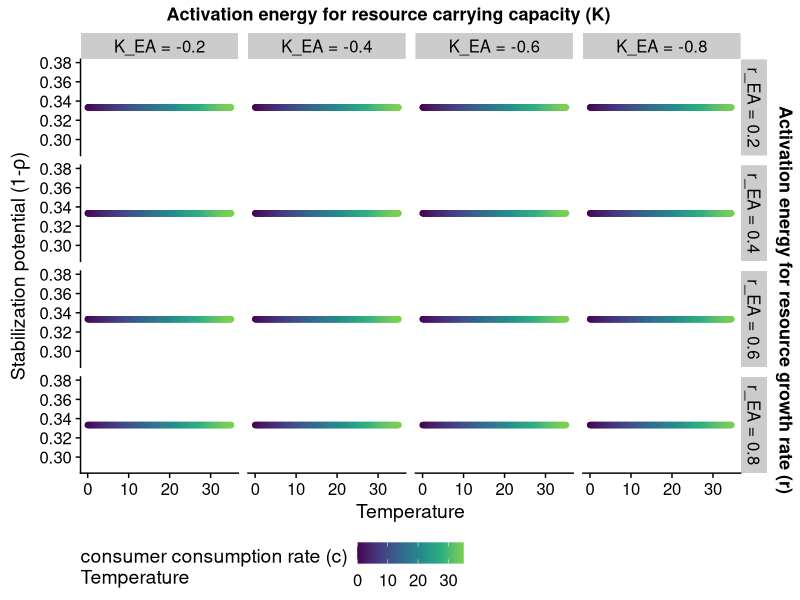
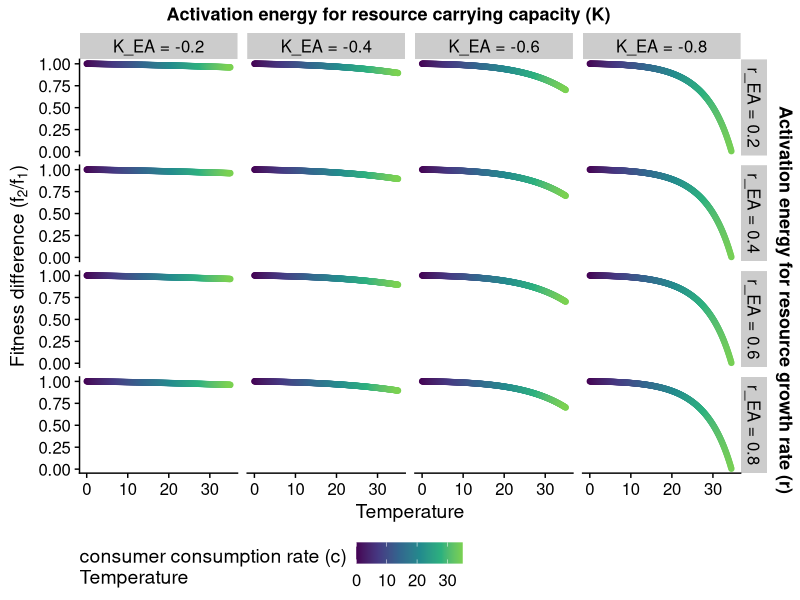
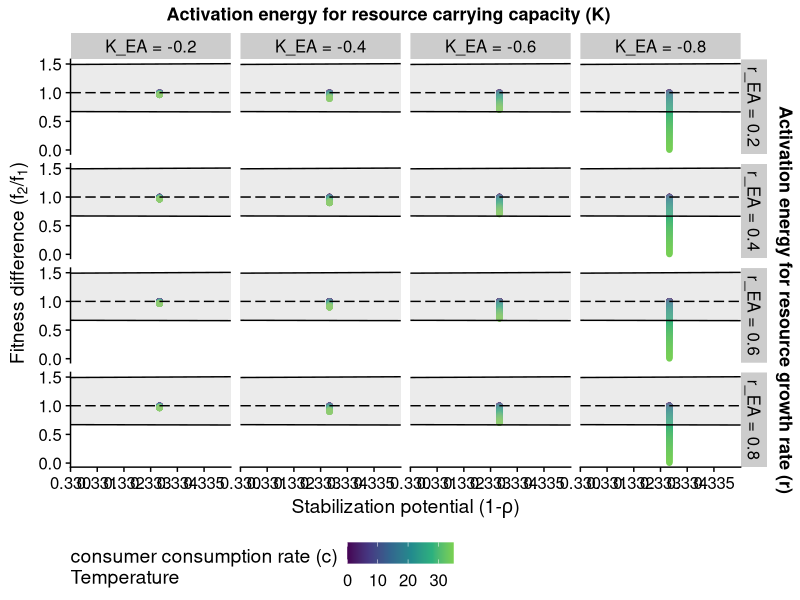
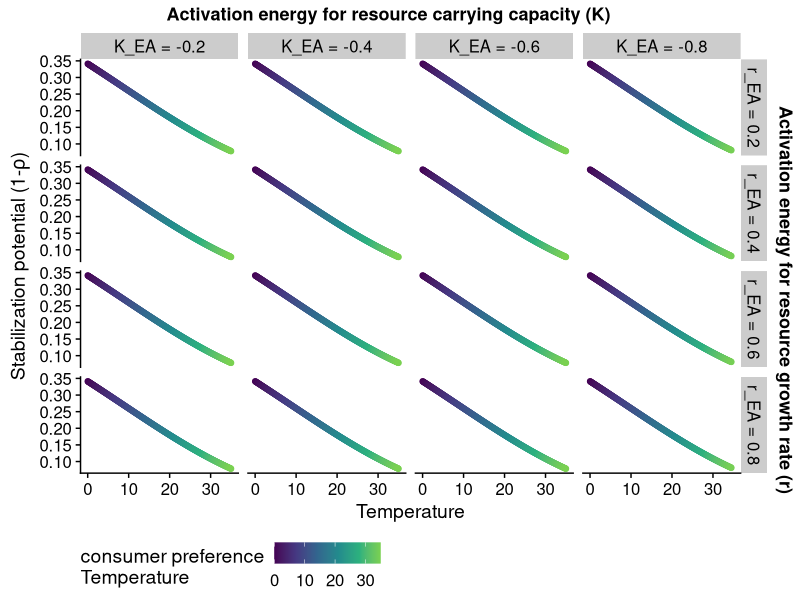
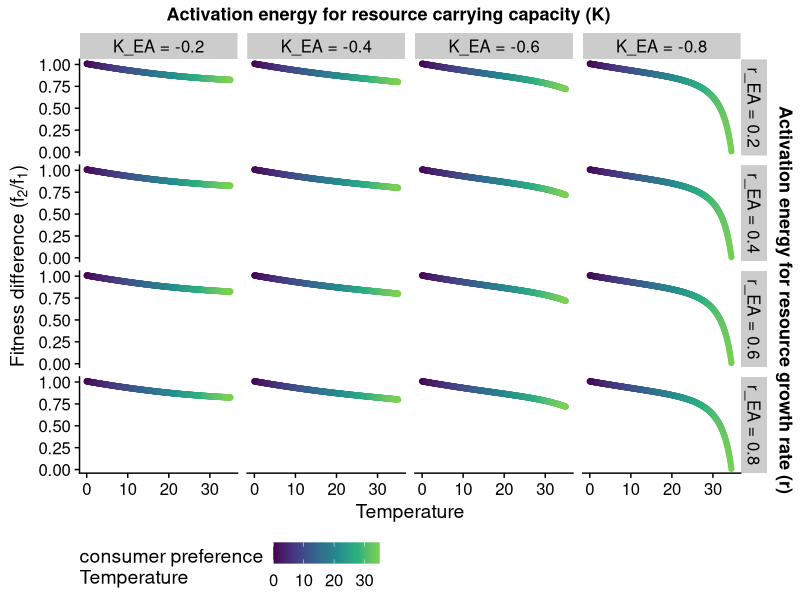
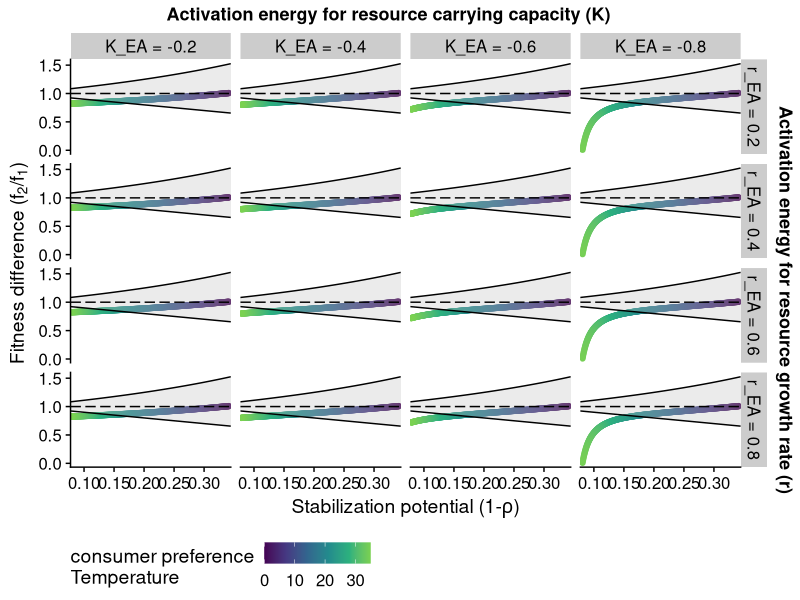
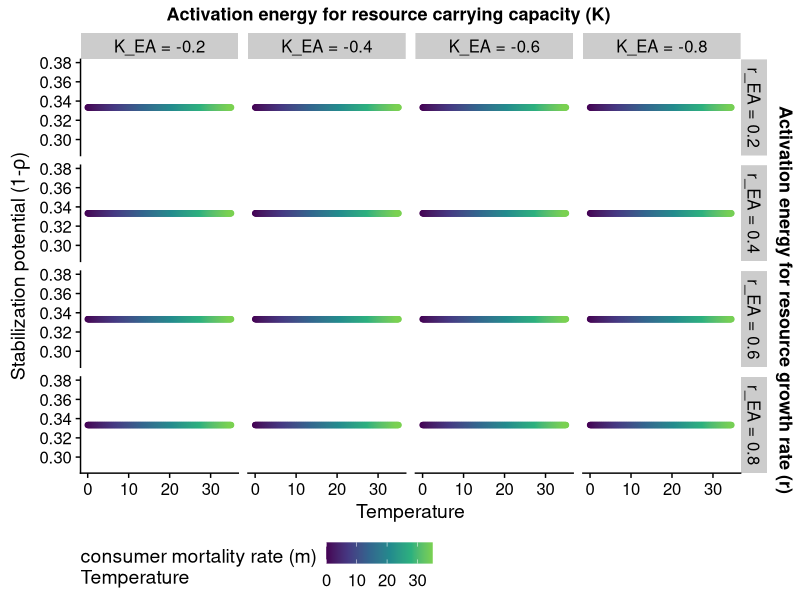
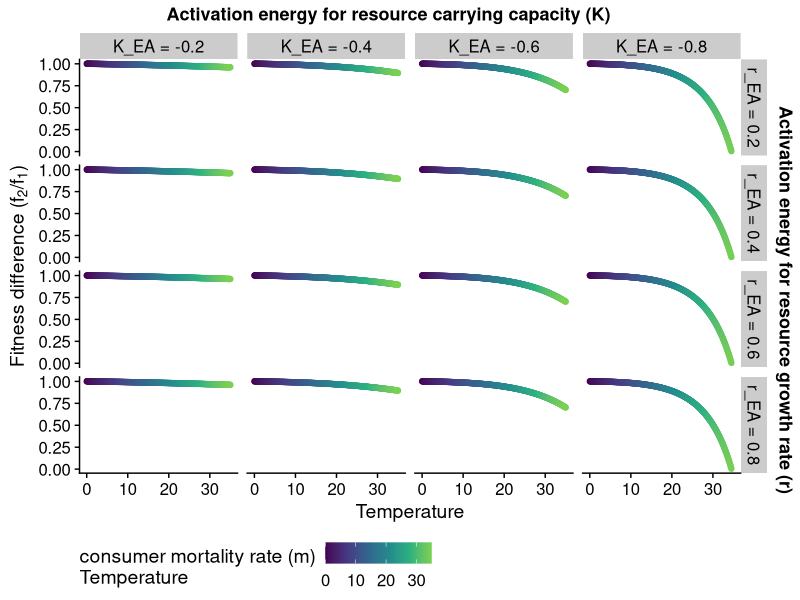

Source code (R) for these figures, in order:
### PJK Apr 30 2020
library(tidyverse)
library(cowplot)
library(grid)
library(gridExtra)
library(patchwork)
theme_set(theme_cowplot())



########################################################################################################################
### Arrhenius function to model the temperature dependence
arrhenius_function <- function(Temp, E, b1, ref_temp = 1) {
  k <- 8.62e-05 #Boltzmann's constant
  E <- E # 0.6 # activation energy (eV)
  T <- Temp+273.15 #range of temp in K
  Tc <- ref_temp+273.15 #reference temperature
  
  metabolism<-(b1*exp(1)^(E*(1/(k*Tc)-1/(k*T))))
  return(metabolism)
}



########################################################################################################################
### Function to calculate MCT components under different temperatures
temp_dependences_MacArthur <- function(T = 25, ref_temp2 = 1,
                                       r_Ea1 = 0.5, r_Ea2 = 0.5, 
                                       c_Ea11 = 0.8, c_Ea12 = 0.8, 
                                       c_Ea21 = 0.8, c_Ea22 = 0.8, 
                                       K_Ea1 = -0.3, K_Ea2 = -0.3, 
                                       v_Ea1 = 0.0, v_Ea2 = 0.0, 
                                       m_Ea1 = 0.6, m_Ea2 = 0.6){
  
  # resource growth rates
  r1 = arrhenius_function(Temp = T, E = r_Ea1, b1 = 0.05) 
  r2 = arrhenius_function(Temp = T, E = r_Ea2, b1 = 0.05) 
  
  # resource carrying capacity
  K1 = arrhenius_function(Temp = T, E = K_Ea1, b1 = 2) 
  K2 = arrhenius_function(Temp = T, E = K_Ea2, b1 = 2) 
  
  # cij = per capita consumption of comsumer i on resource j
  c11 = arrhenius_function(Temp = T, E = c_Ea11, b1 = 0.2)
  c12 = arrhenius_function(Temp = T, E = c_Ea12, b1 = 0.4)
  c21 = arrhenius_function(Temp = T, E = c_Ea21, b1 = 0.4)
  c22 = arrhenius_function(Temp = T, E = c_Ea22, b1 = 0.2) 
  
  # vij = conversion factor that converts resource j into biomass of consumer i
  v11 = arrhenius_function(Temp = T, E = v_Ea1, b1 = 0.2) 
  v12 = arrhenius_function(Temp = T, E = v_Ea1, b1 = 0.4) 
  v21 = arrhenius_function(Temp = T, E = v_Ea2, b1 = 0.4) 
  v22 = arrhenius_function(Temp = T, E = v_Ea2, b1 = 0.2)
  
  # mortality rates
  m1 = arrhenius_function(Temp = T, E = m_Ea1, b1 = 0.01)
  m2 = arrhenius_function(Temp = T, E = m_Ea2, b1 = 0.01)
  
  # Absolute competition coefficients
  beta11 = v11 * c11 * (K1/r1) * c11 + v12 * c12 * (K2/r2) * c12
  beta21 = v21 * c21 * (K1/r1) * c11 + v22 * c22 * (K2/r2) * c12
  beta22 = v21 * c21 * (K1/r1) * c21 + v22 * c22 * (K2/r2) * c22
  beta12 = v11 * c11 * (K1/r1) * c21 + v12 * c12 * (K2/r2) * c22
  g1 = v11 * c11 * K1 + v12 * c12 * K2 - m1
  g2 = v21 * c21 * K1 + v22 * c22 * K2 - m2
  
  # Relative competition coefficients 
  a11 = beta11 / g1
  a21 = beta21 / g2
  a22 = beta22 / g2
  a12 = beta12 / g1
  
  # MCT components
  rho <- sqrt((a12*a21)/(a11*a22)) #niche overlap
  stabil_potential <- 1 - rho #stabilizing potential
  fit_ratio <- sqrt((a11*a12)/(a22*a21))  #fitness ratio
  coexist <- rho < fit_ratio &  fit_ratio < 1/rho
  
  # report results
  data.frame(T = T, 
             a11 = a11, a12 = a12, a22 = a22, a21 = a21, g1 = g1, g2 = g2,
             stabil_potential = stabil_potential, fit_ratio = fit_ratio, rho = rho, coexist = coexist, 
             m1 = m1, m2 = m2, r1 = r1, r2 = r2, K1 = K1, K2 = K2,
             c11 = c11,  c12 = c12,  c21 = c21, c22 = c22)
}



########################################################################################################################
### Function to plot: parameter values, consumption vector slopes, ND & FD
plot_MacArthur <- function(Data.parameter, Data.temperature){
  
  # panel a: parameter value ~ temperature | species
  panel.a = 
    ggplot(Data.parameter, 
           aes(x = T, y = value, col = parameter)) +
    geom_point() +
    xlab("Temperature") +
    ylab(label = "Parameter value") + 
    ggtitle("(a)") +
    theme(legend.position = "bottom")
  
  # panel b: consumption vector slope ~ temperature | species
  Temp = data.frame(T = Data.temperature$T, 
                    slope1 = Data.temperature$c12 / Data.temperature$c11, 
                    slope2 = Data.temperature$c22 / Data.temperature$c21)
  Temp = Temp %>% gather(value=value, key=parameter, -T)
  panel.b = 
    ggplot(Temp, 
           aes(x = T, y = value, col = parameter)) +
    geom_point() +
    geom_hline(yintercept = 1, linetype=5) +
    xlab("Temperature") +
    ylab("Parameter value") + 
    ggtitle("(b)") +
    theme(legend.position = "bottom")
  
  # panel c: ND ~ temperature
  panel.c = 
    Data.temperature %>%
    filter((g1 > 0) & (g2 > 0)) %>%
    ggplot(aes(x = T, y = stabil_potential, col = T)) +
    geom_point() +
    scale_color_viridis_c("Temperature", end = 0.8) +
    xlab("Temperature") +
    ylab(expression(paste("Stabilization potential (1-", rho, ")"))) + 
    ggtitle("(c)") +
    theme(legend.position = "bottom")
  
  # panel d: FD ~ temperature
  panel.d = 
    Data.temperature %>%
    filter((g1 > 0) & (g2 > 0)) %>%
    ggplot(aes(x = T, y = fit_ratio, col = T)) +
    geom_point() +
    scale_color_viridis_c("Temperature", end = 0.8) +
    xlab("Temperature") +
    ylab(expression(paste("Fitness difference (", f[2], "/", f[1], ")"))) + 
    ggtitle("(d)") +
    theme(legend.position = "bottom")
  
  # panel e: FD ~ ND
  panel.e = 
    Data.temperature %>%
    filter((g1 > 0) & (g2 > 0)) %>%
    ggplot(aes(x = stabil_potential, y = fit_ratio, col = T)) +
    geom_point() +
    geom_ribbon(data = data.frame(x = seq(min(Data.temperature$stabil_potential)*0.99, max(Data.temperature$stabil_potential)*1.01, 0.001)),
                aes(x = x,
                    y = NULL, 
                    ymin = 1-x,
                    ymax = 1/(1-x)),
                fill = "grey", color = "black", alpha = 0.3) +
    geom_hline(yintercept = 1, linetype=5) +
    scale_x_continuous(expand=c(0, 0)) + 
    scale_color_viridis_c("Temperature", end = 0.8) +
    xlab(expression(paste("Stabilization potential (1-", rho, ")"))) +
    ylab(expression(paste("Fitness difference (", f[2], "/", f[1], ")"))) + 
    ggtitle("(e)") +
    theme(legend.position = "bottom")
  
  # Combine panels
  return(panel.a + panel.b + panel.c + panel.d + panel.e + plot_layout(nrow=1))
  
}



### Function to plot: alpha, competitive impact, sensitivity to competition
plot_MacArthur_alpha <- function(Data.temperature){
  
  # panel a: alpha ~ temperature | species
  Data.alpha = Data.temperature[, c("T", "a11", "a12", "a22", "a21")] %>% gather(value=value, key=parameter, -T)
  panel.a = 
    ggplot(Data.alpha, 
           aes(x = T, y = value, col = parameter)) +
    geom_point() +
    scale_color_manual(values=c("a11"="#08519c", "a21"="#6baed6", "a22"="#a50f15", "a12"="#fb6a4a")) + 
    xlab("Temperature") +
    ylab(expression(alpha[ij])) + 
    ggtitle("(a)") +
    theme(legend.position = "bottom")
  
  # panel b: relative impact ~ temperature | species
  Temp = data.frame(T = Data.temperature$T, 
                    rel.impact1 = Data.temperature$a21 / Data.temperature$a11, 
                    rel.impact2 = Data.temperature$a12 / Data.temperature$a22)
  Temp = Temp %>% gather(value=value, key=parameter, -T)
  panel.b = 
    ggplot(Temp, 
           aes(x = T, y = value, col = parameter)) +
    geom_point() +
    scale_color_manual(values=c("rel.impact1"="#08519c", "rel.impact2"="#a50f15")) + 
    xlab("Temperature") +
    ylab(expression(paste("Relative impact (", alpha[ji], "/", alpha[ii], ")"))) + 
    ggtitle("(b)") +
    theme(legend.position = "bottom")
  
  # panel c: sensitivity to competition ~ temperature | species
  Temp2 = data.frame(T = Data.temperature$T, 
                     sen1 = Data.temperature$a12 * Data.temperature$a11, 
                     sen2 = Data.temperature$a21 * Data.temperature$a22)
  Temp2 = Temp2 %>% gather(value=value, key=parameter, -T)
  panel.c = 
    ggplot(Temp2, 
           aes(x = T, y = value, col = parameter)) +
    geom_point() +
    scale_color_manual(values=c("sen1"="#08519c", "sen2"="#a50f15")) + 
    xlab("Temperature") +
    ylab(expression(paste("Sensitivity (", alpha[ii], "*", alpha[ij], ")"))) + 
    ggtitle("(c)") +
    theme(legend.position = "bottom")
  
  # Combine panels
  return(panel.a + panel.b + panel.c + plot_layout(nrow=1))
  
}



########################################################################################################################
### ONE-PARAMETER SIMULATION !
### r varies with temperature & species have different activation energy for r (benefitting Sp1: r_Ea2 > r_Ea1)
# ### Other parameters vary with temperature (same AE between species for other parameters) 
# Data.temperature.r = temp_dependences_MacArthur(T = seq(0, 35, by = 0.1), 
#                                                 r_Ea1 = 0.3, r_Ea2 = 0.5, 
#                                                 K_Ea1 = -0.3, K_Ea2 = -0.3, 
#                                                 c_Ea11 = 0.8, c_Ea12 = 0.8, 
#                                                 c_Ea21 = 0.8, c_Ea22 = 0.8, 
#                                                 v_Ea1 = 0.0, v_Ea2 = 0.0, 
#                                                 m_Ea1 = 0.6, m_Ea2 = 0.6)

### Other parameters do not vary with temperature (AE=0) to disentangle underlying mechanism 
### Patterns are similar with previous simulations
Data.temperature.r = temp_dependences_MacArthur(T = seq(0, 35, by = 0.1), 
                                                r_Ea1 = 0.3, r_Ea2 = 0.5, 
                                                K_Ea1 = -0.0, K_Ea2 = -0.0, 
                                                c_Ea11 = 0.0, c_Ea12 = 0.0, 
                                                c_Ea21 = 0.0, c_Ea22 = 0.0, 
                                                v_Ea1 = 0.0, v_Ea2 = 0.0, 
                                                m_Ea1 = 0.0, m_Ea2 = 0.0)
Data.parameter.r = Data.temperature.r[, c("T", "r1", "r2")] %>% gather(value=value, key=parameter, -T)
Plot.r = plot_MacArthur(Data.parameter.r, Data.temperature.r)
Plot.alpha.r = plot_MacArthur_alpha(Data.temperature.r)
ggsave(file="../figures/MacArthur-scenario-r.png", plot=Plot.r, device = "png", width=17.5, height=4)
ggsave(file="../figures/MacArthur-scenario-r-alpha.png", plot=Plot.alpha.r, device = "png", width=10.5, height=4)



### K varies with temperature & species have different activation energy for K (benefitting Sp1: K_Ea2 > K_Ea1)
# ### Other parameters vary with temperature (same AE between species for other parameters) 
# Data.temperature.K = temp_dependences_MacArthur(T = seq(0, 35, by = 0.1), 
#                                                 r_Ea1 = 0.5, r_Ea2 = 0.5, 
#                                                 K_Ea1 = -0.3, K_Ea2 = -0.1, 
#                                                 c_Ea11 = 0.8, c_Ea12 = 0.8, 
#                                                 c_Ea21 = 0.8, c_Ea22 = 0.8, 
#                                                 v_Ea1 = 0.0, v_Ea2 = 0.0, 
#                                                 m_Ea1 = 0.6, m_Ea2 = 0.6)

### Other parameters do not vary with temperature (AE=0) to disentangle underlying mechanism
### Patterns are similar with previous simulations
Data.temperature.K = temp_dependences_MacArthur(T = seq(0, 35, by = 0.1), 
                                                r_Ea1 = 0.0, r_Ea2 = 0.0, 
                                                K_Ea1 = -0.3, K_Ea2 = -0.1, 
                                                c_Ea11 = 0.0, c_Ea12 = 0.0, 
                                                c_Ea21 = 0.0, c_Ea22 = 0.0, 
                                                v_Ea1 = 0.0, v_Ea2 = 0.0, 
                                                m_Ea1 = 0.0, m_Ea2 = 0.0)
Data.parameter.K = Data.temperature.K[, c("T", "K1", "K2")] %>% gather(value=value, key=parameter, -T)
Plot.K = plot_MacArthur(Data.parameter.K, Data.temperature.K)
Plot.alpha.K = plot_MacArthur_alpha(Data.temperature.K)
ggsave(file="../figures/MacArthur-scenario-K.png", plot=Plot.K, device = "png", width=17.5, height=4)
ggsave(file="../figures/MacArthur-scenario-K-alpha.png", plot=Plot.alpha.K, device = "png", width=10.5, height=4)



### m varies with temperature & species have different activation energy for m (benefitting Sp1: m_Ea1 < m_Ea2)
# ### Other parameters vary with temperature (same AE between species for other parameters) 
# Data.temperature.m = temp_dependences_MacArthur(T = seq(0, 35, by = 0.1), 
#                                                 r_Ea1 = 0.5, r_Ea2 = 0.5, 
#                                                 K_Ea1 = -0.3, K_Ea2 = -0.3, 
#                                                 c_Ea11 = 0.8, c_Ea12 = 0.8, 
#                                                 c_Ea21 = 0.8, c_Ea22 = 0.8, 
#                                                 v_Ea1 = 0.0, v_Ea2 = 0.0, 
#                                                 m_Ea1 = 0.4, m_Ea2 = 0.6)

### Other parameters do not vary with temperature (AE=0) to disentangle underlying mechanism
### Patterns are similar with previous simulations
Data.temperature.m = temp_dependences_MacArthur(T = seq(0, 35, by = 0.1), 
                                                r_Ea1 = 0.0, r_Ea2 = 0.0, 
                                                K_Ea1 = -0.0, K_Ea2 = -0.0, 
                                                c_Ea11 = 0.0, c_Ea12 = 0.0, 
                                                c_Ea21 = 0.0, c_Ea22 = 0.0, 
                                                v_Ea1 = 0.0, v_Ea2 = 0.0, 
                                                m_Ea1 = 0.4, m_Ea2 = 0.6)
Data.parameter.m = Data.temperature.m[, c("T", "m1", "m2")] %>% gather(value=value, key=parameter, -T)
Plot.m = plot_MacArthur(Data.parameter.m, Data.temperature.m)
Plot.alpha.m = plot_MacArthur_alpha(Data.temperature.m)
ggsave(file="../figures/MacArthur-scenario-m.png", plot=Plot.m, device = "png", width=17.5, height=4)
ggsave(file="../figures/MacArthur-scenario-m-alpha.png", plot=Plot.alpha.m, device = "png", width=10.5, height=4)



### c varies with temperature & species have different activation energy for c (benefitting Sp1: c_Ea1i > c_Ea2i)
# ### Other parameters vary with temperature (same AE between species for other parameters) 
# Data.temperature.c = temp_dependences_MacArthur(T = seq(0, 35, by = 0.1),
#                                                 r_Ea1 = 0.5, r_Ea2 = 0.5,
#                                                 K_Ea1 = -0.3, K_Ea2 = -0.3,
#                                                 c_Ea11 = 0.8, c_Ea12 = 0.8,
#                                                 c_Ea21 = 0.6, c_Ea22 = 0.6,
#                                                 v_Ea1 = 0.0, v_Ea2 = 0.0,
#                                                 m_Ea1 = 0.6, m_Ea2 = 0.6)
# Data.parameter.c = Data.temperature.c[, c("T", "c11", "c12", "c21", "c22")] %>% gather(value=value, key=parameter, -T)
# Plot.c = plot_MacArthur(Data.parameter.c, Data.temperature.c)
# Plot.alpha.c = plot_MacArthur_alpha(Data.temperature.c)
# ggsave(file="../figures/MacArthur-scenario-c-2.png", plot=Plot.c, device = "png", width=17.5, height=4)
# ggsave(file="../figures/MacArthur-scenario-c-alpha-2.png", plot=Plot.alpha.c, device = "png", width=10.5, height=4)

### Other parameters do not vary with temperature (AE=0) to disentangle underlying mechanism
### Patterns are different with previous simulations, indicating interactive effect among parameters
Data.temperature.c = temp_dependences_MacArthur(T = seq(0, 35, by = 0.1), 
                                                r_Ea1 = 0.0, r_Ea2 = 0.0, 
                                                K_Ea1 = -0.0, K_Ea2 = -0.0, 
                                                c_Ea11 = 0.8, c_Ea12 = 0.8, 
                                                c_Ea21 = 0.6, c_Ea22 = 0.6, 
                                                v_Ea1 = 0.0, v_Ea2 = 0.0, 
                                                m_Ea1 = 0.0, m_Ea2 = 0.0)
Data.parameter.c = Data.temperature.c[, c("T", "c11", "c12", "c21", "c22")] %>% gather(value=value, key=parameter, -T)
Plot.c = plot_MacArthur(Data.parameter.c, Data.temperature.c)
Plot.alpha.c = plot_MacArthur_alpha(Data.temperature.c)
ggsave(file="../figures/MacArthur-scenario-c.png", plot=Plot.c, device = "png", width=17.5, height=4)
ggsave(file="../figures/MacArthur-scenario-c-alpha.png", plot=Plot.alpha.c, device = "png", width=10.5, height=4)



### preference varies with temperature & species have different activation energy for c (c_Ea11 > c_Ea12 & c_Ea22 > c_Ea21)
# ### Other parameters vary with temperature (same AE between species for other parameters) 
# Data.temperature.p = temp_dependences_MacArthur(T = seq(0, 35, by = 0.1),
#                                                 r_Ea1 = 0.5, r_Ea2 = 0.5,
#                                                 K_Ea1 = -0.3, K_Ea2 = -0.3,
#                                                 c_Ea11 = 0.95, c_Ea12 = 0.65,
#                                                 c_Ea21 = 0.6, c_Ea22 = 0.8,
#                                                 v_Ea1 = 0.0, v_Ea2 = 0.0,
#                                                 m_Ea1 = 0.6, m_Ea2 = 0.6)

### Other parameters do not vary with temperature (AE=0) to disentangle underlying mechanism
### Patterns are similar with previous simulations
Data.temperature.p = temp_dependences_MacArthur(T = seq(0, 35, by = 0.1), 
                                                r_Ea1 = 0.0, r_Ea2 = 0.0, 
                                                K_Ea1 = -0.0, K_Ea2 = -0.0, 
                                                c_Ea11 = 0.95, c_Ea12 = 0.65, 
                                                c_Ea21 = 0.6, c_Ea22 = 0.8, 
                                                v_Ea1 = 0.0, v_Ea2 = 0.0, 
                                                m_Ea1 = 0.0, m_Ea2 = 0.0)
Data.parameter.p = Data.temperature.p[, c("T", "c11", "c12", "c21", "c22")] %>% gather(value=value, key=parameter, -T)
Plot.p = plot_MacArthur(Data.parameter.p, Data.temperature.p)
Plot.alpha.p = plot_MacArthur_alpha(Data.temperature.p)
ggsave(file="../figures/MacArthur-scenario-p.png", plot=Plot.p, device = "png", width=14, height=4)
ggsave(file="../figures/MacArthur-scenario-p-alpha.png", plot=Plot.alpha.p, device = "png", width=10.5, height=4)



########################################################################################################################
### Function to plot: 3-way ND & FD
plot_MacArthur_3D <- function(Data.temperature, type, main.lab, dim1.lab, dim2.lab){
  
  # type ND: ND ~ temperature
  if(type == "ND"){
    panel = 
      Data.temperature %>%
      filter((g1 > 0) & (g2 > 0)) %>%
      ggplot(aes(x = T, y = stabil_potential, col = T)) +
      geom_point() +
      scale_color_viridis_c(paste(main.lab, "\nTemperature", sep=""), end = 0.8) +
      xlab("Temperature") +
      ylab(expression(paste("Stabilization potential (1-", rho, ")"))) + 
      facet_grid(rows=vars(dim1_Ea), col=vars(dim2_Ea)) +
      theme(legend.position = "bottom")
  }
  
  # type FD: FD ~ temperature
  if(type == "FD"){
    panel = 
      Data.temperature %>%
      filter((g1 > 0) & (g2 > 0)) %>%
      ggplot(aes(x = T, y = fit_ratio, col = T)) +
      geom_point() +
      scale_color_viridis_c(paste(main.lab, "\nTemperature", sep=""), end = 0.8) +
      xlab("Temperature") +
      ylab(expression(paste("Fitness difference (", f[2], "/", f[1], ")"))) + 
      facet_grid(rows=vars(dim1_Ea), col=vars(dim2_Ea)) +
      theme(legend.position = "bottom")
  }
  
  # type MCT: FD ~ ND
  if(type == "MCT")
  {
    panel = 
      Data.temperature %>%
      filter((g1 > 0) & (g2 > 0)) %>%
      ggplot(aes(x = stabil_potential, y = fit_ratio, col = T)) +
      geom_point() +
      geom_ribbon(data = data.frame(x = seq(min(Data.temperature$stabil_potential)*0.99, max(Data.temperature$stabil_potential)*1.01, 0.001)),
                  aes(x = x,
                      y = NULL, 
                      ymin = 1-x,
                      ymax = 1/(1-x)),
                  fill = "grey", color = "black", alpha = 0.3) +
      geom_hline(yintercept = 1, linetype=5) +
      scale_x_continuous(expand=c(0, 0)) + 
      scale_color_viridis_c(paste(main.lab, "\nTemperature", sep=""), end = 0.8) +
      xlab(expression(paste("Stabilization potential (1-", rho, ")"))) +
      ylab(expression(paste("Fitness difference (", f[2], "/", f[1], ")"))) + 
      facet_grid(rows=vars(dim1_Ea), col=vars(dim2_Ea)) +
      theme(legend.position = "bottom")
  }
  
  # Assemble figure
  dim1.lab = paste("Activation energy for ", dim1.lab, sep="")
  dim2.lab = paste("Activation energy for ", dim2.lab, sep="")
  title.right = textGrob(dim1.lab, rot=-90, vjust=0.7, gp=gpar(fontface="bold", fontsize=13))
  title.top = textGrob(dim2.lab, vjust=0.7, gp=gpar(fontface="bold", fontsize=13))
  plot = grid.arrange(panel, top=title.top, right=title.right)
  return(plot)
  
}



########################################################################################################################
### THREE PARAMETER SIMULATION !
### Background varying EA: r and K 
### Species differing EA: c-total
### Results: only FD (as expected)
results_MacArthur_rK_c = data.frame()
for(i in 1:4){
  for(j in 1:4){
    r_Ea1.temp = 0.2 * i
    r_Ea2.temp = 0.2 * i
    K_Ea1.temp = -0.2 * j
    K_Ea2.temp = -0.2 * j
    hold <- temp_dependences_MacArthur(T = seq(0, 35, by = 0.1), 
                                       r_Ea1 = r_Ea1.temp, r_Ea2 = r_Ea2.temp, 
                                       K_Ea1 = K_Ea1.temp, K_Ea2 = K_Ea2.temp, 
                                       c_Ea11 = 0.8, c_Ea12 = 0.8, 
                                       c_Ea21 = 0.6, c_Ea22 = 0.6, 
                                       v_Ea1 = 0.0, v_Ea2 = 0.0, 
                                       m_Ea1 = 0.6, m_Ea2 = 0.6)
    hold$dim1_Ea <- paste("r_EA = ", r_Ea1.temp, sep="")
    hold$dim2_Ea <- paste("K_EA = ", K_Ea1.temp, sep="")
    results_MacArthur_rK_c <- bind_rows(results_MacArthur_rK_c, hold)
  }
}
plot_MacArthur_3D(results_MacArthur_rK_c, type="ND", main.lab="consumer consumption rate (c)", dim1.lab="resource growth rate (r)", dim2.lab="resource carrying capacity (K)")
plot_MacArthur_3D(results_MacArthur_rK_c, type="FD", main.lab="consumer consumption rate (c)", dim1.lab="resource growth rate (r)", dim2.lab="resource carrying capacity (K)")
plot_MacArthur_3D(results_MacArthur_rK_c, type="MCT", main.lab="consumer consumption rate (c)", dim1.lab="resource growth rate (r)", dim2.lab="resource carrying capacity (K)")

### Background varying EA: r and K 
### Species differing EA: c-preference
### Results: shifts in both ND and FD (but also cases with large FD shifts)
results_MacArthur_rK_p = data.frame()
for(i in 1:4){
  for(j in 1:4){
    r_Ea1.temp = 0.2 * i
    r_Ea2.temp = 0.2 * i
    K_Ea1.temp = -0.2 * j
    K_Ea2.temp = -0.2 * j
    hold <- temp_dependences_MacArthur(T = seq(0, 35, by = 0.1), 
                                       r_Ea1 = r_Ea1.temp, r_Ea2 = r_Ea2.temp, 
                                       K_Ea1 = K_Ea1.temp, K_Ea2 = K_Ea2.temp, 
                                       c_Ea11 = 0.8, c_Ea12 = 0.6, 
                                       c_Ea21 = 0.6, c_Ea22 = 0.6, 
                                       v_Ea1 = 0.0, v_Ea2 = 0.0, 
                                       m_Ea1 = 0.6, m_Ea2 = 0.6)
    hold$dim1_Ea <- paste("r_EA = ", r_Ea1.temp, sep="")
    hold$dim2_Ea <- paste("K_EA = ", K_Ea1.temp, sep="")
    results_MacArthur_rK_p <- bind_rows(results_MacArthur_rK_p, hold)
  }
}
plot_MacArthur_3D(results_MacArthur_rK_p, type="ND", main.lab="consumer preference", dim1.lab="resource growth rate (r)", dim2.lab="resource carrying capacity (K)")
plot_MacArthur_3D(results_MacArthur_rK_p, type="FD", main.lab="consumer preference", dim1.lab="resource growth rate (r)", dim2.lab="resource carrying capacity (K)")
plot_MacArthur_3D(results_MacArthur_rK_p, type="MCT", main.lab="consumer preference", dim1.lab="resource growth rate (r)", dim2.lab="resource carrying capacity (K)")

### Background varying EA: r and K 
### Species differing EA: m
### Results: only FD (as expected)
results_MacArthur_rK_m = data.frame()
for(i in 1:4){
  for(j in 1:4){
    r_Ea1.temp = 0.2 * i
    r_Ea2.temp = 0.2 * i
    K_Ea1.temp = -0.2 * j
    K_Ea2.temp = -0.2 * j
    hold <- temp_dependences_MacArthur(T = seq(0, 35, by = 0.1), 
                                       r_Ea1 = r_Ea1.temp, r_Ea2 = r_Ea2.temp, 
                                       K_Ea1 = K_Ea1.temp, K_Ea2 = K_Ea2.temp, 
                                       c_Ea11 = 0.6, c_Ea12 = 0.6, 
                                       c_Ea21 = 0.6, c_Ea22 = 0.6, 
                                       v_Ea1 = 0.0, v_Ea2 = 0.0, 
                                       m_Ea1 = 0.4, m_Ea2 = 0.6)
    hold$dim1_Ea <- paste("r_EA = ", r_Ea1.temp, sep="")
    hold$dim2_Ea <- paste("K_EA = ", K_Ea1.temp, sep="")
    results_MacArthur_rK_m <- bind_rows(results_MacArthur_rK_m, hold)
  }
}
plot_MacArthur_3D(results_MacArthur_rK_m, type="ND", main.lab="consumer mortality rate (m)", dim1.lab="resource growth rate (r)", dim2.lab="resource carrying capacity (K)")
plot_MacArthur_3D(results_MacArthur_rK_m, type="FD", main.lab="consumer mortality rate (m)", dim1.lab="resource growth rate (r)", dim2.lab="resource carrying capacity (K)")
plot_MacArthur_3D(results_MacArthur_rK_m, type="MCT", main.lab="consumer mortality rate (m)", dim1.lab="resource growth rate (r)", dim2.lab="resource carrying capacity (K)")



########################################################################################################################
### Background varying EA: r and m 
### Species differing EA: K
### Results: slight shifts in both ND and FD (as expected)
results_MacArthur_rm_K = data.frame()
for(i in 1:4){
  for(j in 1:4){
    r_Ea1.temp = 0.2 * i
    r_Ea2.temp = 0.2 * i
    m_Ea1.temp = 0.2 * j
    m_Ea2.temp = 0.2 * j
    hold <- temp_dependences_MacArthur(T = seq(0, 35, by = 0.1), 
                                       r_Ea1 = r_Ea1.temp, r_Ea2 = r_Ea2.temp, 
                                       K_Ea1 = -0.3, K_Ea2 = -0.1, 
                                       c_Ea11 = 0.6, c_Ea12 = 0.6, 
                                       c_Ea21 = 0.6, c_Ea22 = 0.6, 
                                       v_Ea1 = 0.0, v_Ea2 = 0.0, 
                                       m_Ea1 = m_Ea1.temp, m_Ea2 = m_Ea2.temp)
    hold$dim1_Ea <- paste("r_EA = ", r_Ea1.temp, sep="")
    hold$dim2_Ea <- paste("m_EA = ", m_Ea1.temp, sep="")
    results_MacArthur_rm_K <- bind_rows(results_MacArthur_rm_K, hold)
  }
}
plot_MacArthur_3D(results_MacArthur_rm_K, type="ND", main.lab="resource carrying capacity (K)", dim1.lab="resource growth rate (r)", dim2.lab="consumer mortality rate (m)")
plot_MacArthur_3D(results_MacArthur_rm_K, type="FD", main.lab="resource carrying capacity (K)", dim1.lab="resource growth rate (r)", dim2.lab="consumer mortality rate (m)")
plot_MacArthur_3D(results_MacArthur_rm_K, type="MCT", main.lab="resource carrying capacity (K)", dim1.lab="resource growth rate (r)", dim2.lab="consumer mortality rate (m)")

### Background varying EA: r and m 
### Species differing EA: c-total
### Results: only FD (as expected)
results_MacArthur_rm_c = data.frame()
for(i in 1:4){
  for(j in 1:4){
    r_Ea1.temp = 0.2 * i
    r_Ea2.temp = 0.2 * i
    m_Ea1.temp = 0.2 * j
    m_Ea2.temp = 0.2 * j
    hold <- temp_dependences_MacArthur(T = seq(0, 35, by = 0.1), 
                                       r_Ea1 = r_Ea1.temp, r_Ea2 = r_Ea2.temp, 
                                       K_Ea1 = -0.3, K_Ea2 = -0.3, 
                                       c_Ea11 = 0.8, c_Ea12 = 0.8, 
                                       c_Ea21 = 0.6, c_Ea22 = 0.6, 
                                       v_Ea1 = 0.0, v_Ea2 = 0.0, 
                                       m_Ea1 = m_Ea1.temp, m_Ea2 = m_Ea2.temp)
    hold$dim1_Ea <- paste("r_EA = ", r_Ea1.temp, sep="")
    hold$dim2_Ea <- paste("m_EA = ", m_Ea1.temp, sep="")
    results_MacArthur_rm_c <- bind_rows(results_MacArthur_rm_c, hold)
  }
}
plot_MacArthur_3D(results_MacArthur_rm_c, type="ND", main.lab="consumer consumption rate (c)", dim1.lab="resource growth rate (r)", dim2.lab="consumer mortality rate (m)")
plot_MacArthur_3D(results_MacArthur_rm_c, type="FD", main.lab="consumer consumption rate (c)", dim1.lab="resource growth rate (r)", dim2.lab="consumer mortality rate (m)")
plot_MacArthur_3D(results_MacArthur_rm_c, type="MCT", main.lab="consumer consumption rate (c)", dim1.lab="resource growth rate (r)", dim2.lab="consumer mortality rate (m)")

### Background varying EA: r and m 
### Species differing EA: c-preference
### Results: shifts in both ND and FD (as expected)
results_MacArthur_rm_p = data.frame()
for(i in 1:4){
  for(j in 1:4){
    r_Ea1.temp = 0.2 * i
    r_Ea2.temp = 0.2 * i
    m_Ea1.temp = 0.2 * j
    m_Ea2.temp = 0.2 * j
    hold <- temp_dependences_MacArthur(T = seq(0, 35, by = 0.1), 
                                       r_Ea1 = r_Ea1.temp, r_Ea2 = r_Ea2.temp, 
                                       K_Ea1 = -0.3, K_Ea2 = -0.3, 
                                       c_Ea11 = 0.8, c_Ea12 = 0.6, 
                                       c_Ea21 = 0.6, c_Ea22 = 0.6, 
                                       v_Ea1 = 0.0, v_Ea2 = 0.0, 
                                       m_Ea1 = m_Ea1.temp, m_Ea2 = m_Ea2.temp)
    hold$dim1_Ea <- paste("r_EA = ", r_Ea1.temp, sep="")
    hold$dim2_Ea <- paste("m_EA = ", m_Ea1.temp, sep="")
    results_MacArthur_rm_p <- bind_rows(results_MacArthur_rm_p, hold)
  }
}
plot_MacArthur_3D(results_MacArthur_rm_p, type="ND", main.lab="consumer preference", dim1.lab="resource growth rate (r)", dim2.lab="consumer mortality rate (m)")
plot_MacArthur_3D(results_MacArthur_rm_p, type="FD", main.lab="consumer preference", dim1.lab="resource growth rate (r)", dim2.lab="consumer mortality rate (m)")
plot_MacArthur_3D(results_MacArthur_rm_p, type="MCT", main.lab="consumer preference", dim1.lab="resource growth rate (r)", dim2.lab="consumer mortality rate (m)")



########################################################################################################################
### Background varying EA: K and m 
### Species differing EA: r
### Results: mostly FD (as expected)
results_MacArthur_Km_r = data.frame()
for(i in 1:4){
  for(j in 1:4){
    K_Ea1.temp = -0.2 * i
    K_Ea2.temp = -0.2 * i
    m_Ea1.temp = 0.2 * j
    m_Ea2.temp = 0.2 * j
    hold <- temp_dependences_MacArthur(T = seq(0, 35, by = 0.1), 
                                       r_Ea1 = 0.3, r_Ea2 = 0.5, 
                                       K_Ea1 = K_Ea1.temp, K_Ea2 = K_Ea2.temp, 
                                       c_Ea11 = 0.6, c_Ea12 = 0.6, 
                                       c_Ea21 = 0.6, c_Ea22 = 0.6, 
                                       v_Ea1 = 0.0, v_Ea2 = 0.0, 
                                       m_Ea1 = m_Ea1.temp, m_Ea2 = m_Ea2.temp)
    hold$dim1_Ea <- paste("K_EA = ", K_Ea1.temp, sep="")
    hold$dim2_Ea <- paste("m_EA = ", m_Ea1.temp, sep="")
    results_MacArthur_Km_r <- bind_rows(results_MacArthur_Km_r, hold)
  }
}
plot_MacArthur_3D(results_MacArthur_Km_r, type="ND", main.lab="resource growth rate (r)", dim1.lab="resource carrying capacity (K)", dim2.lab="consumer mortality rate (m)")
plot_MacArthur_3D(results_MacArthur_Km_r, type="FD", main.lab="resource growth rate (r)", dim1.lab="resource carrying capacity (K)", dim2.lab="consumer mortality rate (m)")
plot_MacArthur_3D(results_MacArthur_Km_r, type="MCT", main.lab="resource growth rate (r)", dim1.lab="resource carrying capacity (K)", dim2.lab="consumer mortality rate (m)")

### Background varying EA: K and m 
### Species differing EA: c-total
### Results: only FD (as expected)
results_MacArthur_Km_c = data.frame()
for(i in 1:4){
  for(j in 1:4){
    K_Ea1.temp = -0.2 * i
    K_Ea2.temp = -0.2 * i
    m_Ea1.temp = 0.2 * j
    m_Ea2.temp = 0.2 * j
    hold <- temp_dependences_MacArthur(T = seq(0, 35, by = 0.1), 
                                       r_Ea1 = 0.5, r_Ea2 = 0.5, 
                                       K_Ea1 = K_Ea1.temp, K_Ea2 = K_Ea2.temp, 
                                       c_Ea11 = 0.8, c_Ea12 = 0.8, 
                                       c_Ea21 = 0.6, c_Ea22 = 0.6, 
                                       v_Ea1 = 0.0, v_Ea2 = 0.0, 
                                       m_Ea1 = m_Ea1.temp, m_Ea2 = m_Ea2.temp)
    hold$dim1_Ea <- paste("K_EA = ", K_Ea1.temp, sep="")
    hold$dim2_Ea <- paste("m_EA = ", m_Ea1.temp, sep="")
    results_MacArthur_Km_c <- bind_rows(results_MacArthur_Km_c, hold)
  }
}
plot_MacArthur_3D(results_MacArthur_Km_c, type="ND", main.lab="consumer consumption rate (c)", dim1.lab="resource carrying capacity (K)", dim2.lab="consumer mortality rate (m)")
plot_MacArthur_3D(results_MacArthur_Km_c, type="FD", main.lab="consumer consumption rate (c)", dim1.lab="resource carrying capacity (K)", dim2.lab="consumer mortality rate (m)")
plot_MacArthur_3D(results_MacArthur_Km_c, type="MCT", main.lab="consumer consumption rate (c)", dim1.lab="resource carrying capacity (K)", dim2.lab="consumer mortality rate (m)")

### Background varying EA: K and m 
### Species differing EA: c-preference
### Results: shifts in both ND and FD (but also cases with large FD shifts)
results_MacArthur_Km_p = data.frame()
for(i in 1:4){
  for(j in 1:4){
    K_Ea1.temp = -0.2 * i
    K_Ea2.temp = -0.2 * i
    m_Ea1.temp = 0.2 * j
    m_Ea2.temp = 0.2 * j
    hold <- temp_dependences_MacArthur(T = seq(0, 35, by = 0.1), 
                                       r_Ea1 = 0.5, r_Ea2 = 0.5, 
                                       K_Ea1 = K_Ea1.temp, K_Ea2 = K_Ea2.temp, 
                                       c_Ea11 = 0.8, c_Ea12 = 0.6, 
                                       c_Ea21 = 0.6, c_Ea22 = 0.6, 
                                       v_Ea1 = 0.0, v_Ea2 = 0.0, 
                                       m_Ea1 = m_Ea1.temp, m_Ea2 = m_Ea2.temp)
    hold$dim1_Ea <- paste("K_EA = ", K_Ea1.temp, sep="")
    hold$dim2_Ea <- paste("m_EA = ", m_Ea1.temp, sep="")
    results_MacArthur_Km_p <- bind_rows(results_MacArthur_Km_p, hold)
  }
}
plot_MacArthur_3D(results_MacArthur_Km_p, type="ND", main.lab="consumer preference", dim1.lab="resource carrying capacity (K)", dim2.lab="consumer mortality rate (m)")
plot_MacArthur_3D(results_MacArthur_Km_p, type="FD", main.lab="consumer preference", dim1.lab="resource carrying capacity (K)", dim2.lab="consumer mortality rate (m)")
plot_MacArthur_3D(results_MacArthur_Km_p, type="MCT", main.lab="consumer preference", dim1.lab="resource carrying capacity (K)", dim2.lab="consumer mortality rate (m)")



########################################################################################################################
### Background varying EA: r and c-total
### Species differing EA: K
### Results: slight shifts in both ND and FD (but also cases with large FD shifts)
results_MacArthur_rc_K = data.frame()
for(i in 1:4){
  for(j in 1:4){
    r_Ea1.temp = 0.2 * i
    r_Ea2.temp = 0.2 * i
    c_Ea11.temp = 0.2 * j
    c_Ea12.temp = 0.2 * j
    c_Ea21.temp = 0.2 * j
    c_Ea22.temp = 0.2 * j
    hold <- temp_dependences_MacArthur(T = seq(0, 35, by = 0.1), 
                                       r_Ea1 = r_Ea1.temp, r_Ea2 = r_Ea2.temp, 
                                       K_Ea1 = -0.3, K_Ea2 = -0.1, 
                                       c_Ea11 = c_Ea11.temp, c_Ea12 = c_Ea12.temp, 
                                       c_Ea21 = c_Ea21.temp, c_Ea22 = c_Ea22.temp, 
                                       v_Ea1 = 0.0, v_Ea2 = 0.0, 
                                       m_Ea1 = 0.6, m_Ea2 = 0.6)
    hold$dim1_Ea <- paste("r_EA = ", r_Ea1.temp, sep="")
    hold$dim2_Ea <- paste("c_EA = ", c_Ea11.temp, sep="")
    results_MacArthur_rc_K <- bind_rows(results_MacArthur_rc_K, hold)
  }
}
plot_MacArthur_3D(results_MacArthur_rc_K, type="ND", main.lab="resource carrying capacity (K)", dim1.lab="resource growth rate (r)", dim2.lab="consumer consumption rate (c)")
plot_MacArthur_3D(results_MacArthur_rc_K, type="FD", main.lab="resource carrying capacity (K)", dim1.lab="resource growth rate (r)", dim2.lab="consumer consumption rate (c)")
plot_MacArthur_3D(results_MacArthur_rc_K, type="MCT", main.lab="resource carrying capacity (K)", dim1.lab="resource growth rate (r)", dim2.lab="consumer consumption rate (c)")

### Background varying EA: r and c-total
### Species differing EA: m
### Results: only FD (as expected)
results_MacArthur_rc_m = data.frame()
for(i in 1:4){
  for(j in 1:4){
    r_Ea1.temp = 0.2 * i
    r_Ea2.temp = 0.2 * i
    c_Ea11.temp = 0.2 * j
    c_Ea12.temp = 0.2 * j
    c_Ea21.temp = 0.2 * j
    c_Ea22.temp = 0.2 * j
    hold <- temp_dependences_MacArthur(T = seq(0, 35, by = 0.1), 
                                       r_Ea1 = r_Ea1.temp, r_Ea2 = r_Ea2.temp, 
                                       K_Ea1 = -0.3, K_Ea2 = -0.3, 
                                       c_Ea11 = c_Ea11.temp, c_Ea12 = c_Ea12.temp, 
                                       c_Ea21 = c_Ea21.temp, c_Ea22 = c_Ea22.temp, 
                                       v_Ea1 = 0.0, v_Ea2 = 0.0, 
                                       m_Ea1 = 0.4, m_Ea2 = 0.6)
    hold$dim1_Ea <- paste("r_EA = ", r_Ea1.temp, sep="")
    hold$dim2_Ea <- paste("c_EA = ", c_Ea11.temp, sep="")
    results_MacArthur_rc_m <- bind_rows(results_MacArthur_rc_m, hold)
  }
}
plot_MacArthur_3D(results_MacArthur_rc_m, type="ND", main.lab="consumer mortality rate (m)", dim1.lab="resource growth rate (r)", dim2.lab="consumer consumption rate (c)")
plot_MacArthur_3D(results_MacArthur_rc_m, type="FD", main.lab="consumer mortality rate (m)", dim1.lab="resource growth rate (r)", dim2.lab="consumer consumption rate (c)")
plot_MacArthur_3D(results_MacArthur_rc_m, type="MCT", main.lab="consumer mortality rate (m)", dim1.lab="resource growth rate (r)", dim2.lab="consumer consumption rate (c)")



########################################################################################################################
### Background varying EA: K and c-total
### Species differing EA: r
### Results: mainly FD (as expected)
results_MacArthur_Kc_r = data.frame()
for(i in 1:4){
  for(j in 1:4){
    K_Ea1.temp = -0.2 * i
    K_Ea2.temp = -0.2 * i
    c_Ea11.temp = 0.2 * j
    c_Ea12.temp = 0.2 * j
    c_Ea21.temp = 0.2 * j
    c_Ea22.temp = 0.2 * j
    hold <- temp_dependences_MacArthur(T = seq(0, 35, by = 0.1), 
                                       r_Ea1 = 0.3, r_Ea2 = 0.5, 
                                       K_Ea1 = K_Ea1.temp, K_Ea2 = K_Ea2.temp, 
                                       c_Ea11 = c_Ea11.temp, c_Ea12 = c_Ea12.temp, 
                                       c_Ea21 = c_Ea21.temp, c_Ea22 = c_Ea22.temp, 
                                       v_Ea1 = 0.0, v_Ea2 = 0.0, 
                                       m_Ea1 = 0.6, m_Ea2 = 0.6)
    hold$dim1_Ea <- paste("K_EA = ", K_Ea1.temp, sep="")
    hold$dim2_Ea <- paste("c_EA = ", c_Ea11.temp, sep="")
    results_MacArthur_Kc_r <- bind_rows(results_MacArthur_Kc_r, hold)
  }
}
plot_MacArthur_3D(results_MacArthur_Kc_r, type="ND", main.lab="resource growth rate", dim1.lab="resource carrying capacity (K)", dim2.lab="consumer consumption rate (c)")
plot_MacArthur_3D(results_MacArthur_Kc_r, type="FD", main.lab="resource growth rate", dim1.lab="resource carrying capacity (K)", dim2.lab="consumer consumption rate (c)")
plot_MacArthur_3D(results_MacArthur_Kc_r, type="MCT", main.lab="resource growth rate", dim1.lab="resource carrying capacity (K)", dim2.lab="consumer consumption rate (c)")

### Background varying EA: K and c-total
### Species differing EA: m
### Results: only FD (as expected)
results_MacArthur_Kc_m = data.frame()
for(i in 1:4){
  for(j in 1:4){
    K_Ea1.temp = -0.2 * i
    K_Ea2.temp = -0.2 * i
    c_Ea11.temp = 0.2 * j
    c_Ea12.temp = 0.2 * j
    c_Ea21.temp = 0.2 * j
    c_Ea22.temp = 0.2 * j
    hold <- temp_dependences_MacArthur(T = seq(0, 35, by = 0.1), 
                                       r_Ea1 = 0.5, r_Ea2 = 0.5, 
                                       K_Ea1 = K_Ea1.temp, K_Ea2 = K_Ea2.temp, 
                                       c_Ea11 = c_Ea11.temp, c_Ea12 = c_Ea12.temp, 
                                       c_Ea21 = c_Ea21.temp, c_Ea22 = c_Ea22.temp, 
                                       v_Ea1 = 0.0, v_Ea2 = 0.0, 
                                       m_Ea1 = 0.4, m_Ea2 = 0.6)
    hold$dim1_Ea <- paste("K_EA = ", K_Ea1.temp, sep="")
    hold$dim2_Ea <- paste("c_EA = ", c_Ea11.temp, sep="")
    results_MacArthur_Kc_m <- bind_rows(results_MacArthur_Kc_m, hold)
  }
}
plot_MacArthur_3D(results_MacArthur_Kc_m, type="ND", main.lab="consumer mortality rate", dim1.lab="resource carrying capacity (K)", dim2.lab="consumer consumption rate (c)")
plot_MacArthur_3D(results_MacArthur_Kc_m, type="FD", main.lab="consumer mortality rate", dim1.lab="resource carrying capacity (K)", dim2.lab="consumer consumption rate (c)")
plot_MacArthur_3D(results_MacArthur_Kc_m, type="MCT", main.lab="consumer mortality rate", dim1.lab="resource carrying capacity (K)", dim2.lab="consumer consumption rate (c)")



########################################################################################################################
### Background varying EA: m and c-total
### Species differing EA: r
### Results: mainly FD (as expected)
results_MacArthur_mc_r = data.frame()
for(i in 1:4){
  for(j in 1:4){
    m_Ea1.temp = 0.2 * i
    m_Ea2.temp = 0.2 * i
    c_Ea11.temp = 0.2 * j
    c_Ea12.temp = 0.2 * j
    c_Ea21.temp = 0.2 * j
    c_Ea22.temp = 0.2 * j
    hold <- temp_dependences_MacArthur(T = seq(0, 35, by = 0.1), 
                                       r_Ea1 = 0.3, r_Ea2 = 0.5, 
                                       K_Ea1 = -0.3, K_Ea2 = -0.3, 
                                       c_Ea11 = c_Ea11.temp, c_Ea12 = c_Ea12.temp, 
                                       c_Ea21 = c_Ea21.temp, c_Ea22 = c_Ea22.temp, 
                                       v_Ea1 = 0.0, v_Ea2 = 0.0, 
                                       m_Ea1 = m_Ea1.temp, m_Ea2 = m_Ea1.temp)
    hold$dim1_Ea <- paste("m_EA = ", m_Ea1.temp, sep="")
    hold$dim2_Ea <- paste("c_EA = ", c_Ea11.temp, sep="")
    results_MacArthur_mc_r <- bind_rows(results_MacArthur_mc_r, hold)
  }
}
plot_MacArthur_3D(results_MacArthur_mc_r, type="ND", main.lab="resource growth rate", dim1.lab="consumer mortality rate (m)", dim2.lab="consumer consumption rate (c)")
plot_MacArthur_3D(results_MacArthur_mc_r, type="FD", main.lab="resource growth rate", dim1.lab="consumer mortality rate (m)", dim2.lab="consumer consumption rate (c)")
plot_MacArthur_3D(results_MacArthur_mc_r, type="MCT", main.lab="resource growth rate", dim1.lab="consumer mortality rate (m)", dim2.lab="consumer consumption rate (c)")

### Background varying EA: m and c-total
### Species differing EA: K
### Results: slight shifts in both ND and FD (but also cases with large FD shifts)
results_MacArthur_mc_K = data.frame()
for(i in 1:4){
  for(j in 1:4){
    m_Ea1.temp = 0.2 * i
    m_Ea2.temp = 0.2 * i    
    c_Ea11.temp = 0.2 * j
    c_Ea12.temp = 0.2 * j
    c_Ea21.temp = 0.2 * j
    c_Ea22.temp = 0.2 * j
    hold <- temp_dependences_MacArthur(T = seq(0, 35, by = 0.1), 
                                       r_Ea1 = 0.5, r_Ea2 = 0.5, 
                                       K_Ea1 = -0.3, K_Ea2 = -0.1, 
                                       c_Ea11 = c_Ea11.temp, c_Ea12 = c_Ea12.temp, 
                                       c_Ea21 = c_Ea21.temp, c_Ea22 = c_Ea22.temp, 
                                       v_Ea1 = 0.0, v_Ea2 = 0.0, 
                                       m_Ea1 = m_Ea1.temp, m_Ea2 = m_Ea2.temp)
    hold$dim1_Ea <- paste("m_EA = ", m_Ea1.temp, sep="")
    hold$dim2_Ea <- paste("c_EA = ", c_Ea11.temp, sep="")
    results_MacArthur_mc_K <- bind_rows(results_MacArthur_mc_K, hold)
  }
}
plot_MacArthur_3D(results_MacArthur_mc_K, type="ND", main.lab="resource carrying capacity (K)", dim1.lab="consumer mortality rate (m)", dim2.lab="consumer consumption rate (c)")
plot_MacArthur_3D(results_MacArthur_mc_K, type="FD", main.lab="resource carrying capacity (K)", dim1.lab="consumer mortality rate (m)", dim2.lab="consumer consumption rate (c)")
plot_MacArthur_3D(results_MacArthur_mc_K, type="MCT", main.lab="resource carrying capacity (K)", dim1.lab="consumer mortality rate (m)", dim2.lab="consumer consumption rate (c)")
